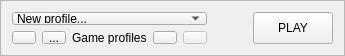
            <widget class="QFrame" name="GamePlayFrame">
             <property name="minimumSize">
              <size>
               <width>0</width>
               <height>56</height>
              </size>
             </property>
             <property name="maximumSize">
              <size>
               <width>16777215</width>
               <height>56</height>
              </size>
             </property>
             <property name="frameShape">
              <enum>QFrame::StyledPanel</enum>
             </property>
             <property name="frameShadow">
              <enum>QFrame::Raised</enum>
             </property>
             <layout class="QGridLayout" name="gridLayout_3">
              <item row="1" column="9" rowspan="2">
               <spacer name="horizontalSpacer_3">
                <property name="orientation">
                 <enum>Qt::Horizontal</enum>
                </property>
                <property name="sizeType">
                 <enum>QSizePolicy::Expanding</enum>
                </property>
                <property name="sizeHint" stdset="0">
                 <size>
                  <width>40</width>
                  <height>20</height>
                 </size>
                </property>
               </spacer>
              </item>
              <item row="1" column="0" colspan="7">
               <widget class="QComboBox" name="GameProfileComboBox">
                <property name="sizePolicy">
                 <sizepolicy hsizetype="Expanding" vsizetype="Preferred">
                  <horstretch>0</horstretch>
                  <verstretch>0</verstretch>
                 </sizepolicy>
                </property>
                <property name="toolTip">
                 <string>Current Profile</string>
                </property>
                <item>
                 <property name="text">
                  <string>New profile...</string>
                 </property>
                </item>
               </widget>
              </item>
              <item row="2" column="0">
               <widget class="QToolButton" name="ProfilesRefreshButton">
                <property name="toolTip">
                 <string>Refresh profiles</string>
                </property>
                <property name="text">
                 <string/>
                </property>
                <property name="icon">
                 <iconset resource="ll.qrc">
                  <normaloff>:/assets/img/icons/view-refresh.png</normaloff>:/assets/img/icons/view-refresh.png</iconset>
                </property>
               </widget>
              </item>
              <item row="2" column="6">
               <widget class="QToolButton" name="ProfilesDeleteButton">
                <property name="enabled">
                 <bool>false</bool>
                </property>
                <property name="toolTip">
                 <string>Delete profile</string>
                </property>
                <property name="text">
                 <string/>
                </property>
                <property name="icon">
                 <iconset resource="ll.qrc">
                  <normaloff>:/assets/img/icons/list-remove.png</normaloff>:/assets/img/icons/list-remove.png</iconset>
                </property>
               </widget>
              </item>
              <item row="2" column="5">
               <widget class="QToolButton" name="ProfilesAddButton">
                <property name="toolTip">
                 <string>Create Profile</string>
                </property>
                <property name="text">
                 <string/>
                </property>
                <property name="icon">
                 <iconset resource="ll.qrc">
                  <normaloff>:/assets/img/icons/list-add.png</normaloff>:/assets/img/icons/list-add.png</iconset>
                </property>
               </widget>
              </item>
              <item row="1" column="10" rowspan="2">
               <widget class="QPushButton" name="GamePlayButton">
                <property name="sizePolicy">
                 <sizepolicy hsizetype="Expanding" vsizetype="Expanding">
                  <horstretch>0</horstretch>
                  <verstretch>0</verstretch>
                 </sizepolicy>
                </property>
                <property name="maximumSize">
                 <size>
                  <width>240</width>
                  <height>38</height>
                 </size>
                </property>
                <property name="text">
                 <string>PLAY</string>
                </property>
                <property name="icon">
                 <iconset resource="ll.qrc">
                  <normaloff>:/assets/img/icons/media-playback-start.png</normaloff>:/assets/img/icons/media-playback-start.png</iconset>
                </property>
               </widget>
              </item>
              <item row="2" column="1">
               <widget class="QToolButton" name="ProfilesSaveButton">
                <property name="toolTip">
                 <string>Save current profile</string>
                </property>
                <property name="text">
                 <string>...</string>
                </property>
                <property name="icon">
                 <iconset resource="ll.qrc">
                  <normaloff>:/assets/img/icons/document-save.png</normaloff>:/assets/img/icons/document-save.png</iconset>
                </property>
               </widget>
              </item>
              <item row="2" column="2" colspan="3">
               <widget class="QLabel" name="ProfilesStatusLabel">
                <property name="text">
                 <string>Game profiles</string>
                </property>
               </widget>
              </item>
             </layout>
            </widget>
